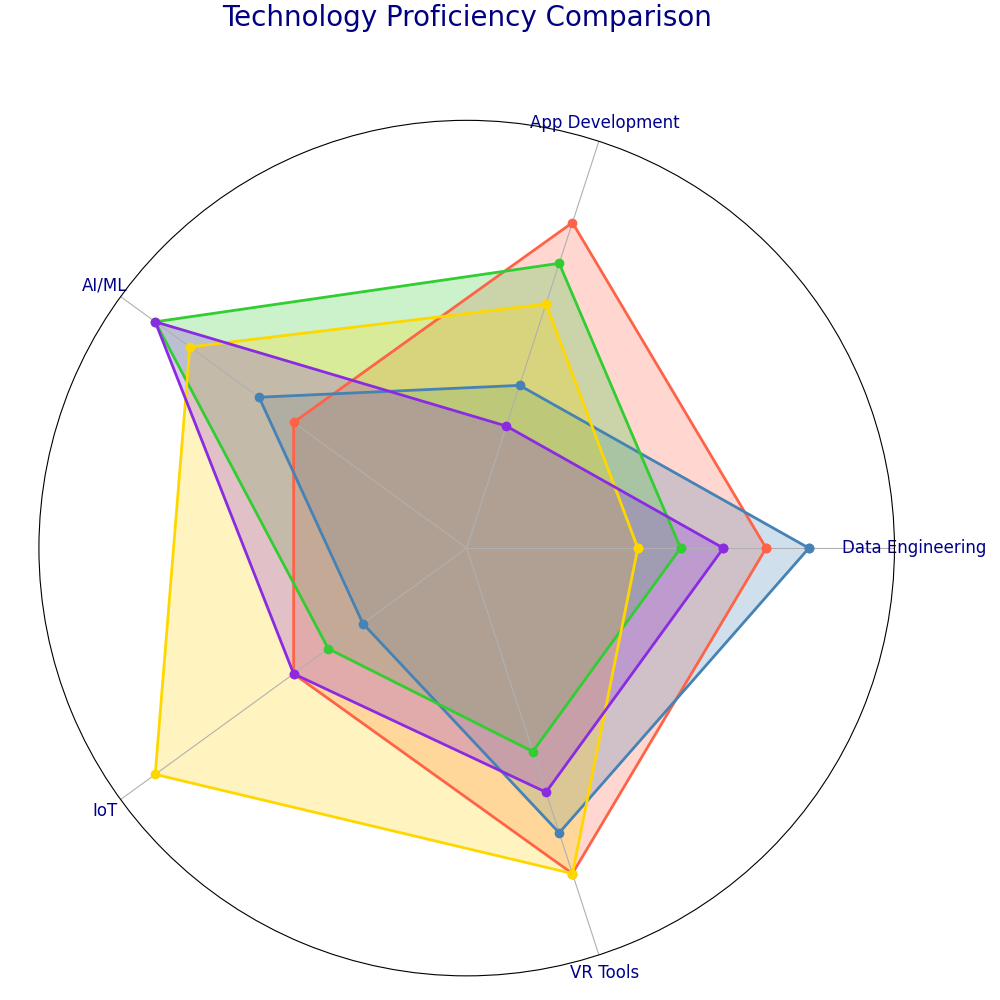

Reproduce this figure in Python.
import matplotlib.pyplot as plt
import numpy as np
from math import pi

# Randomly altered categories and languages with new labels
categories = ['Data Engineering', 'App Development', 'AI/ML', 'IoT', 'VR Tools']
N = len(categories)

values = {
    'Ruby': [7, 8, 5, 5, 8],
    'PHP': [8, 4, 6, 3, 7],
    'Flutter': [5, 7, 9, 4, 5],
    'Go': [4, 6, 8, 9, 8],
    'Rust': [6, 3, 9, 5, 6]
}

angles = np.linspace(0, 2 * pi, N, endpoint=False).tolist()
angles += angles[:1]

fig, ax = plt.subplots(figsize=(10, 10), subplot_kw=dict(polar=True))
plt.subplots_adjust(left=0.1, right=0.9, top=0.85, bottom=0.1)

colors = ['#FF6347', '#4682B4', '#32CD32', '#FFD700', '#8A2BE2']

# Plot with randomly altered languages
for (language, proficiency), color in zip(values.items(), colors):
    data = proficiency + proficiency[:1]
    ax.plot(angles, data, linewidth=2, linestyle='-', color=color, marker='o')
    ax.fill(angles, data, alpha=0.25, color=color)

ax.set_xticks(angles[:-1])

# Randomly altered category labels
ax.set_xticklabels(['Data Engineering', 'App Development', 'AI/ML', 'IoT', 'VR Tools'], fontsize=12, color='darkblue')

ax.set_ylim(0, 10)
ax.set_yticks([])

# Randomly altered the chart title
plt.title('Technology Proficiency Comparison', size=20, color='navy', y=1.1)

# Display the plot
plt.tight_layout()
plt.show()
